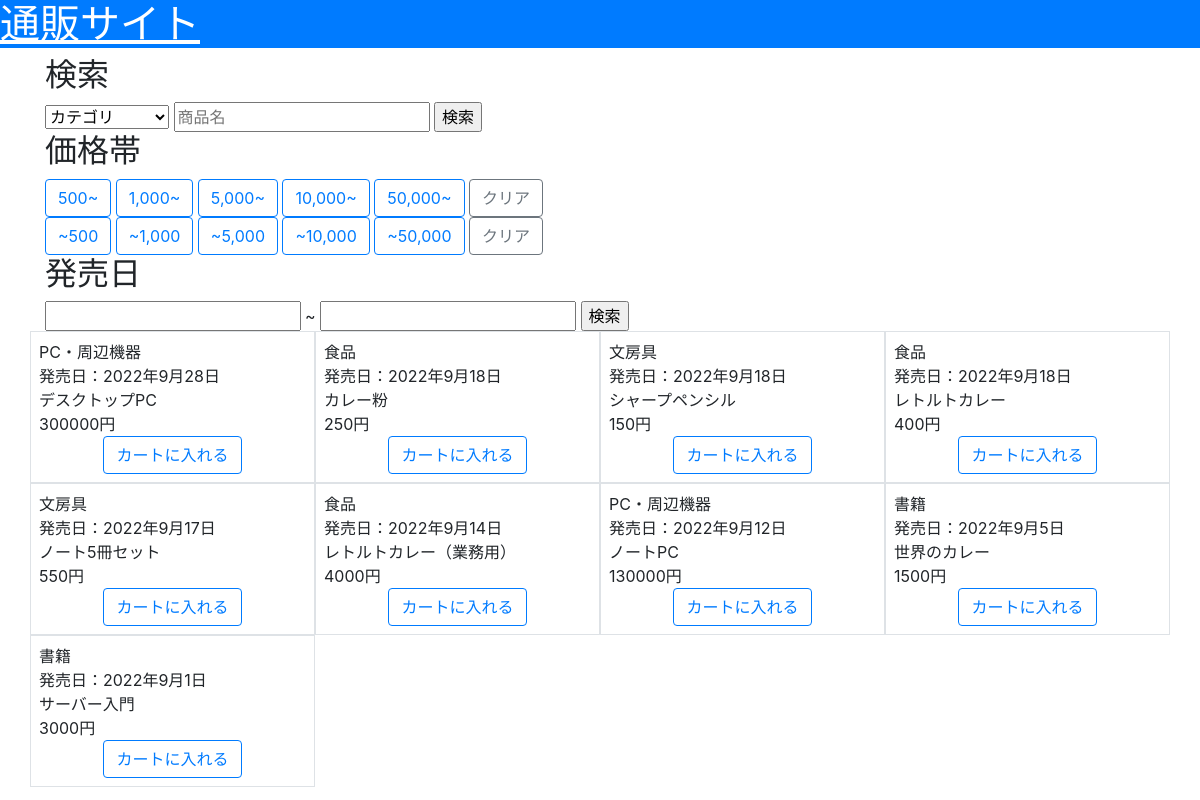
The page / on the database its author committed.
### shop/models.py (models this page shows, shortened)
class Product(models.Model):
    dt          = models.DateTimeField(verbose_name="投稿日時", default=timezone.now)
    name        = models.CharField(verbose_name="商品名", max_length=50)
    category    = models.ForeignKey(Category, verbose_name="カテゴリ", on_delete=models.CASCADE)
    price       = models.IntegerField(verbose_name="価格")
    release     = models.DateField(verbose_name="発売日")

class Category(models.Model):
    dt      = models.DateTimeField(verbose_name="投稿日時", default=timezone.now)
    name    = models.CharField(verbose_name="カテゴリ名", max_length=10)
    def str_id(self):
        return str(self.id)

### shop/views.py (the view)
class IndexView(View):
    def get(self, request, *args, **kwargs):
        context = {}
        query   = Q()
        if "search" in request.GET:
            search      = request.GET["search"]
            raw_words   = search.replace("　"," ").split(" ")
            words       = [ w for w in raw_words if w != ""]
            for w in words:
                query &= Q(name__contains=w)
        form    = CategorySearchForm(request.GET)
        if form.is_valid():
            cleaned = form.clean()
            query   &= Q(category=cleaned["category"].id)
        form        = ProductMaxPriceForm(request.GET)
        if form.is_valid():
            cleaned = form.clean()
            query   &= Q(price__lte=cleaned["max_price"])
        form        = ProductMinPriceForm(request.GET)
        if form.is_valid():
            cleaned = form.clean()
            query   &= Q(price__gte=cleaned["min_price"])
        start_release = ""
        end_release = ""
        form        = StartReleaseForm(request.GET)
        if form.is_valid():
            cleaned = form.clean()
            query   &= Q(release__gte=cleaned["start_release"])
            start_release = cleaned["start_release"]
        form        = EndReleaseForm(request.GET)
        if form.is_valid():
            cleaned = form.clean()
            query   &= Q(release__lte=cleaned["end_release"])
            end_release = cleaned["end_release"]
        if start_release != "" and end_release != "":
            if start_release >= end_release:
                return redirect("shop:index")
        context["products"]     = Product.objects.filter(query).order_by("-release")
        context["categories"]   = Category.objects.all().order_by("-dt")
        return render(request, "shop/index.html", context)

### shop/templatetags/param_change.py (called while the page is built)
@register.simple_tag()
def url_replace(request, key, value):
    copied      = request.GET.copy()
    copied[key] = value
    return copied.urlencode()

### templates/shop/index.html (shortened to what this page needs)
{% load static %}
{% load param_change %}
<!DOCTYPE html>
<html lang="ja">
    <head>
        <link rel="stylesheet" href="https://stackpath.bootstrapcdn.com/bootstrap/4.4.1/css/bootstrap.min.css">
    <link rel="stylesheet" href="https://cdn.jsdelivr.net/npm/flatpickr/dist/flatpickr.min.css">
    </head>
    <body>
        <h1 class="bg-primary">
            <a class="text-white" href="{% url 'shop:index' %}">通販サイト</a>
        </h1>
        <main class="container">
            <h2>検索</h2>
            <form action="">
                <select name="category">
                    <option value="">カテゴリ</option>
                </select>
                <input type="text" name="search" placeholder="商品名" value="{{ request.GET.search }}">
                <input id="search" type="button" value="検索">
            </form>
            <h2>価格帯</h2>
            <div>
                <a class="btn btn{% if request.GET.min_price != '500'   %}-outline{% endif %}-primary" href="?{% url_replace request 'min_price' 500   %}">500~</a>
                <a class="btn btn{% if request.GET.min_price != '1000'  %}-outline{% endif %}-primary" href="?{% url_replace request 'min_price' 1000  %}">1,000~</a>
                <a class="btn btn{% if request.GET.min_price != '5000'  %}-outline{% endif %}-primary" href="?{% url_replace request 'min_price' 5000  %}">5,000~</a>
                <a class="btn btn{% if request.GET.min_price != '10000' %}-outline{% endif %}-primary" href="?{% url_replace request 'min_price' 10000 %}">10,000~</a>
                <a class="btn btn{% if request.GET.min_price != '50000' %}-outline{% endif %}-primary" href="?{% url_replace request 'min_price' 50000 %}">50,000~</a>
                <a class="btn btn-outline-secondary" href="?{% url_replace request 'min_price' '' %}">クリア</a>
            </div>
            <div>
                <a class="btn btn{% if request.GET.max_price != '500'   %}-outline{% endif %}-primary" href="?{% url_replace request 'max_price' 500   %}">~500</a>
                <a class="btn btn{% if request.GET.max_price != '1000'  %}-outline{% endif %}-primary" href="?{% url_replace request 'max_price' 1000  %}">~1,000</a>
                <a class="btn btn{% if request.GET.max_price != '5000'  %}-outline{% endif %}-primary" href="?{% url_replace request 'max_price' 5000  %}">~5,000</a>
                <a class="btn btn{% if request.GET.max_price != '10000' %}-outline{% endif %}-primary" href="?{% url_replace request 'max_price' 10000 %}">~10,000</a>
                <a class="btn btn{% if request.GET.max_price != '50000' %}-outline{% endif %}-primary" href="?{% url_replace request 'max_price' 50000 %}">~50,000</a>
                <a class="btn btn-outline-secondary" href="?{% url_replace request 'max_price' '' %}">クリア</a>
            </div>
            <h2>発売日</h2>
            <form action="">
                <input class="date mr-1" name="start_release" value="{{ request.GET.start_release }}">~
                <input class="date" name="end_release" value="{{ request.GET.end_release }}">
                <input id="search_release" type="button" value="検索">
            </form>
            <div class="row">
                {% for product in products %}
                <div class="col-sm-3 border p-2">
                    <div>{{ product.category.name }}</div>
                    <div>発売日：{{ product.release }}</div>
                    <div>{{ product.name }}</div>
                    <div>{{ product.price }}円</div>
                    <div class="text-center">
                        <input class="btn btn-outline-primary" type="button" value="カートに入れる">
                    </div>
                </div>
                {% endfor %}
            </div>
        </main>
    </body>
</html>

### rows shown on the page
Product: category.name "PC・周辺機器", release "2022年9月28日", name "デスクトップPC", price "300000"
Product: category.name "食品", release "2022年9月18日", name "カレー粉", price "250"
Product: category.name "文房具", release "2022年9月18日", name "シャープペンシル", price "150"
Product: category.name "食品", release "2022年9月18日", name "レトルトカレー", price "400"
Product: category.name "文房具", release "2022年9月17日", name "ノート5冊セット", price "550"
Product: category.name "食品", release "2022年9月14日", name "レトルトカレー（業務用）", price "4000"
Product: category.name "PC・周辺機器", release "2022年9月12日", name "ノートPC", price "130000"
Product: category.name "書籍", release "2022年9月5日", name "世界のカレー", price "1500"
Product: category.name "書籍", release "2022年9月1日", name "サーバー入門", price "3000"
